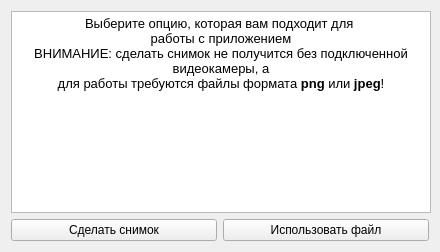
<?xml version="1.0" encoding="UTF-8"?>
<ui version="4.0">
 <class>greeting_dialog</class>
 <widget class="QDialog" name="greeting_dialog">
  <property name="geometry">
   <rect>
    <x>0</x>
    <y>0</y>
    <width>440</width>
    <height>252</height>
   </rect>
  </property>
  <property name="sizePolicy">
   <sizepolicy hsizetype="Minimum" vsizetype="Minimum">
    <horstretch>0</horstretch>
    <verstretch>0</verstretch>
   </sizepolicy>
  </property>
  <property name="minimumSize">
   <size>
    <width>400</width>
    <height>200</height>
   </size>
  </property>
  <property name="maximumSize">
   <size>
    <width>440</width>
    <height>252</height>
   </size>
  </property>
  <property name="focusPolicy">
   <enum>Qt::NoFocus</enum>
  </property>
  <property name="windowTitle">
   <string comment="Welcome!" extracomment="Выберите опцию">Добро пожаловать!</string>
  </property>
  <property name="locale">
   <locale language="Russian" country="Russia"/>
  </property>
  <property name="sizeGripEnabled">
   <bool>false</bool>
  </property>
  <property name="modal">
   <bool>false</bool>
  </property>
  <layout class="QVBoxLayout" name="verticalLayout_2">
   <item>
    <layout class="QVBoxLayout" name="verticalLayout">
     <item>
      <widget class="QTextBrowser" name="info">
       <property name="enabled">
        <bool>true</bool>
       </property>
       <property name="minimumSize">
        <size>
         <width>420</width>
         <height>200</height>
        </size>
       </property>
       <property name="frameShape">
        <enum>QFrame::StyledPanel</enum>
       </property>
       <property name="frameShadow">
        <enum>QFrame::Raised</enum>
       </property>
       <property name="html">
        <string>&lt;!DOCTYPE HTML PUBLIC &quot;-//W3C//DTD HTML 4.0//EN&quot; &quot;http://www.w3.org/TR/REC-html40/strict.dtd&quot;&gt;
&lt;html&gt;&lt;head&gt;&lt;meta name=&quot;qrichtext&quot; content=&quot;1&quot; /&gt;&lt;meta charset=&quot;utf-8&quot; /&gt;&lt;style type=&quot;text/css&quot;&gt;
p, li { white-space: pre-wrap; }
hr { height: 1px; border-width: 0; }
li.unchecked::marker { content: &quot;\2610&quot;; }
li.checked::marker { content: &quot;\2612&quot;; }
&lt;/style&gt;&lt;/head&gt;&lt;body style=&quot; font-family:'Segoe UI'; font-size:9pt; font-weight:400; font-style:normal;&quot;&gt;
&lt;p align=&quot;center&quot; style=&quot; margin-top:0px; margin-bottom:0px; margin-left:0px; margin-right:0px; -qt-block-indent:0; text-indent:0px;&quot;&gt;&lt;span style=&quot; font-size:10pt;&quot;&gt;Выберите опцию, которая вам подходит для &lt;/span&gt;&lt;/p&gt;
&lt;p align=&quot;center&quot; style=&quot; margin-top:0px; margin-bottom:0px; margin-left:0px; margin-right:0px; -qt-block-indent:0; text-indent:0px;&quot;&gt;&lt;span style=&quot; font-size:10pt;&quot;&gt;работы с приложением&lt;/span&gt;&lt;/p&gt;
&lt;p align=&quot;center&quot; style=&quot; margin-top:0px; margin-bottom:0px; margin-left:0px; margin-right:0px; -qt-block-indent:0; text-indent:0px;&quot;&gt;&lt;span style=&quot; font-size:10pt;&quot;&gt;ВНИМАНИЕ: сделать снимок не получится без подключенной видеокамеры, а&lt;/span&gt;&lt;/p&gt;
&lt;p align=&quot;center&quot; style=&quot; margin-top:0px; margin-bottom:0px; margin-left:0px; margin-right:0px; -qt-block-indent:0; text-indent:0px;&quot;&gt;&lt;span style=&quot; font-size:10pt;&quot;&gt;для работы требуются файлы формата &lt;/span&gt;&lt;span style=&quot; font-size:10pt; font-weight:700;&quot;&gt;png&lt;/span&gt;&lt;span style=&quot; font-size:10pt;&quot;&gt; или &lt;/span&gt;&lt;span style=&quot; font-size:10pt; font-weight:700;&quot;&gt;jpeg&lt;/span&gt;&lt;span style=&quot; font-size:10pt;&quot;&gt;!&lt;/span&gt;&lt;/p&gt;&lt;/body&gt;&lt;/html&gt;</string>
       </property>
      </widget>
     </item>
     <item>
      <layout class="QHBoxLayout" name="horizontalLayout">
       <item>
        <widget class="QPushButton" name="create_file">
         <property name="focusPolicy">
          <enum>Qt::NoFocus</enum>
         </property>
         <property name="text">
          <string>Сделать снимок</string>
         </property>
         <property name="checkable">
          <bool>true</bool>
         </property>
        </widget>
       </item>
       <item>
        <widget class="QPushButton" name="use_file">
         <property name="focusPolicy">
          <enum>Qt::NoFocus</enum>
         </property>
         <property name="text">
          <string>Использовать файл</string>
         </property>
         <property name="checkable">
          <bool>true</bool>
         </property>
        </widget>
       </item>
      </layout>
     </item>
    </layout>
   </item>
  </layout>
 </widget>
 <resources/>
 <connections/>
</ui>
